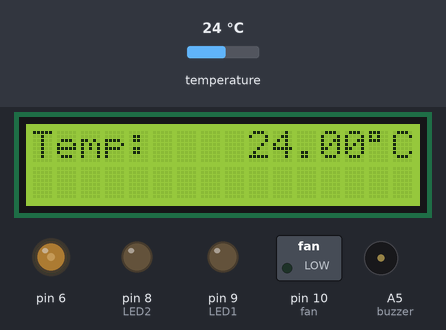
The sketch below on a simulated Arduino Uno, built with avr-gcc and run on an emulated ATmega328P. On the bench: 16×2 character LCD, switched loads named in the sketch (green lamp = pin HIGH), output pins drawn as LEDs (lit = HIGH), buzzer (waves = sounding). The test bench sets the inputs (shaded band); at power-on: temperature 24 °C.

Above: at 1.2 s.
1.3 s: temperature set to 12 °C
At 3.6 s:
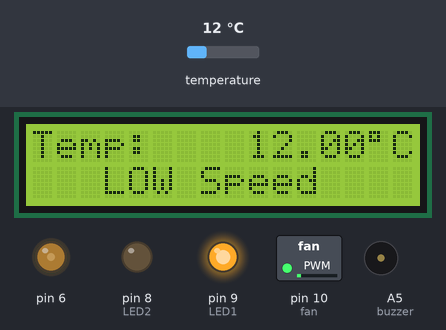
3.9 s: temperature set to 33 °C
At 5.9 s:
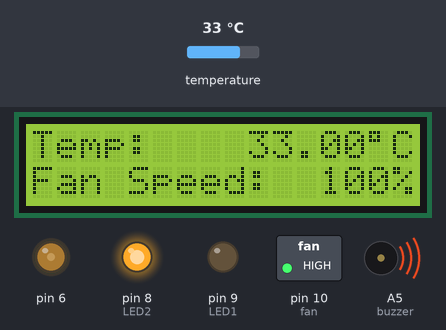
6.2 s: temperature set to 30.5 °C
At 7.1 s:
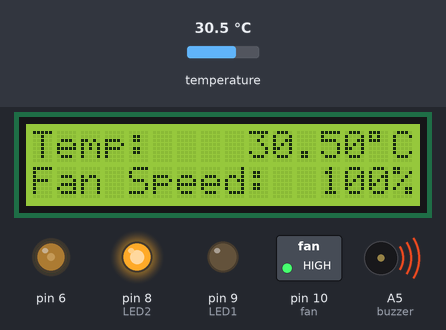
7.8 s: temperature set to 29.2 °C
At 9.2 s:
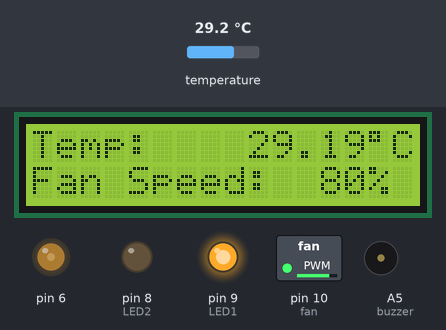
10.1 s: temperature set to 28.3 °C
At 11.4 s:
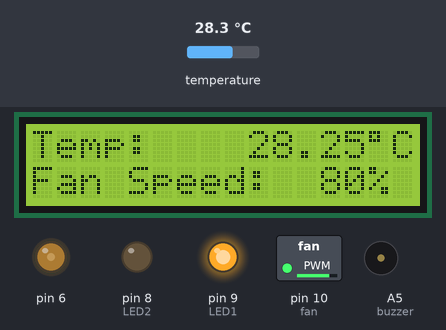
11.7 s: temperature set to 27.4 °C
At 13.6 s:
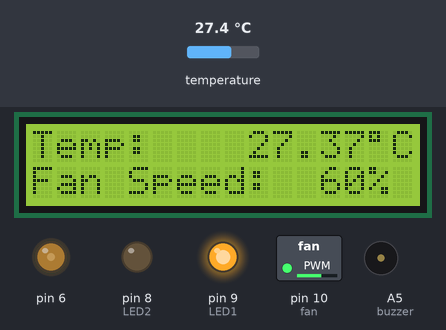
Timing chart, 0 to 15.0 s (numbered marks = the images above; inputs shaded):
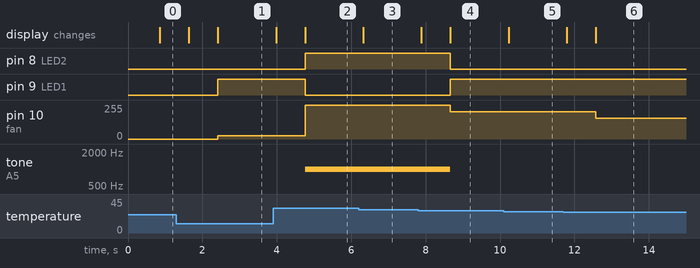

The sketch:

Fan-Control.ino
```cpp
#include <OneWire.h>
#include <DallasTemperature.h>
#include <LiquidCrystal.h>


#define ONE_WIRE_BUS 7//defineste la ce pin este conectat
#define FAN_PIN 10

OneWire oneWire(ONE_WIRE_BUS);//creaza o instanta a clasei oneWire pentru a comunica cu orice dispozitiv OneWire
DallasTemperature sensors(&oneWire);//trece referinta oneWire la biblioteca DallasTemperature
LiquidCrystal lcd(12, 11, 5, 4, 3, 2);//creaza variabila de tip LiquidCrystal

int Contrast=75;
double temp;
int fan = 10;
int fanSpeed;
int LED1 = 9;
int LED2 = 8;
int buzzer = A5;

void setup()
{
    Serial.begin(9600);//incepe comunicarea in serie la o viteza de 9600
    sensors.begin();//porneste biblioteca
    lcd.begin(16, 2);//initializeza dimensiunile LCD -ului
    analogWrite(6, Contrast);//scrie o valoare analogica(PWM), se poate utiliza pentru setarea luminozitatii sau modificarea vitezei
    pinMode(fan, OUTPUT);
    pinMode(LED1, OUTPUT);
    pinMode(LED2, OUTPUT);
    pinMode(buzzer, OUTPUT);
}

void loop()
{
    temp = sensors.getTempCByIndex(0);
    sensors.requestTemperatures();//emite o temperatura globala si solicita toate dispozitivele de pe magistrala
    lcd.setCursor(0, 0);//seteaza locatia in care va fi afisat textul(rand/coloana)
    lcd.print("Temp:    ");//printeaza textul pe LCD
    lcd.print(sensors.getTempCByIndex(0));
    lcd.print("\337C");

    if(temp<22)
    {
      analogWrite(fan, 25);
      lcd.setCursor(0, 1);
      lcd.print("   LOW Speed    ");
      digitalWrite(LED1, HIGH);
      digitalWrite(LED2, LOW);
      noTone(buzzer);
    }
    else if(temp > 22 && temp < 24)
    {
      analogWrite(fan, 51);
      lcd.setCursor(0, 1);
      lcd.print("Fan Speed:  20% ");
      digitalWrite(LED1, HIGH);
      digitalWrite(LED2, LOW);
      noTone(buzzer);
    }
    else if(temp > 24 && temp < 26)
    {
      analogWrite(fan, 102);
      lcd.setCursor(0, 1);
      lcd.print("Fan Speed:  40% ");
      digitalWrite(LED1, HIGH);
      digitalWrite(LED2, LOW);
      noTone(buzzer);
    }
    else if(temp > 26 && temp < 28)
    {
      analogWrite(fan, 155);
      lcd.setCursor(0, 1);
      lcd.print("Fan Speed:  60% ");
      digitalWrite(LED1, HIGH);
      digitalWrite(LED2, LOW);
      noTone(buzzer);
    }
    else if(temp > 28 && temp <30)
    {
      analogWrite(fan, 205);
      lcd.setCursor(0, 1);
      lcd.print("Fan Speed:  80% ");
      digitalWrite(LED1, HIGH);
      digitalWrite(LED2, LOW);
      noTone(buzzer);
    }
    else if(temp >=30)
    {
      analogWrite(fan, 255);
      lcd.setCursor(0, 1);
      lcd.print("Fan Speed:  100% ");
      digitalWrite(LED1, LOW);
      digitalWrite(LED2, HIGH);
      tone(buzzer, 1000);
    }
}
```

Measured:
- the behaviour switches between 30 and 29.9 °C on temperature (found by bisection; images 3 and 4)
- the behaviour switches between 28 and 27.9 °C on temperature (found by bisection; images 5 and 6)
- after the input at 1.3 s, pin 9 (LED1): LOW → HIGH after 1.1 s; pin 10 (fan): 0/255 → 25/255 after 1.1 s; the display: first changes after 0.34 s (image 1 shows a later state)
- after the input at 3.9 s, pin 8 (LED2): LOW → HIGH after 0.86 s; pin 9 (LED1): HIGH → LOW after 0.86 s; pin 10 (fan): 25/255 → 255/255 after 0.86 s; tone on A5 (buzzer): silent → 1000 Hz after 0.86 s; the display: first changes after 0.08 s (image 2 shows a later state)
- after the input at 6.2 s, the display: changes after 0.12 s (image 3)
- after the input at 7.8 s, pin 8 (LED2): HIGH → LOW after 0.87 s; pin 9 (LED1): LOW → HIGH after 0.87 s; pin 10 (fan): 255/255 → 205/255 after 0.87 s; tone on A5 (buzzer): 1000 Hz → silent after 0.87 s; the display: first changes after 0.09 s (image 4 shows a later state)
- after the input at 10.1 s, the display: changes after 0.13 s (image 5)
- after the input at 11.7 s, pin 10 (fan): 205/255 → 155/255 after 0.87 s; the display: first changes after 0.09 s (image 6 shows a later state)
